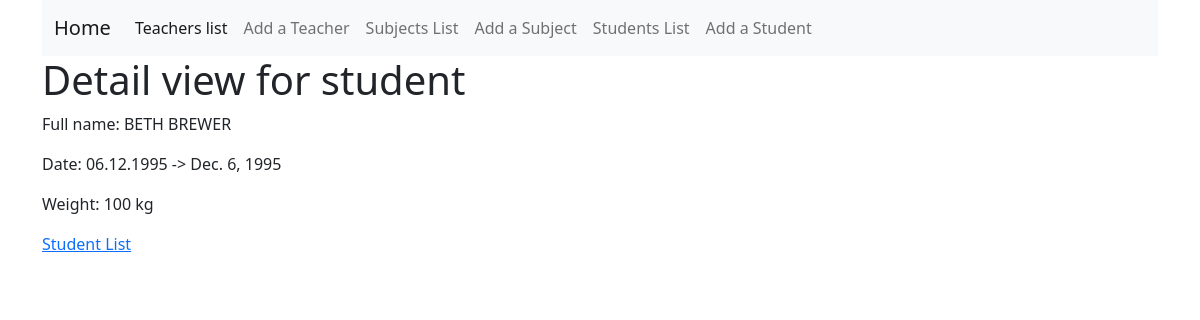
The page /first_app/student_detail/36 on the database its author committed.
### first_app/models.py (models this page shows)
class Student(models.Model):
    name = models.CharField(max_length=100)
    birth_date = models.DateField(null=True, blank=True)  # null: missing; blank: empty
    weight = models.IntegerField()

### first_app/views.py (the view)
# urls.py: path('student_detail/<int:pk>', views.StudentDetailView.as_view(), name='student_detail'),
class StudentDetailView(DetailView):
    model = Student

### first_app/templates/first_app/student_detail.html
{% extends 'base.html' %}
{% block content %}
	<h1>Detail view for student</h1>
    <div>
        <p>Full name: {{ student.name|upper }}</p>
        <p>Date: {{ student.birth_date|date:'d.m.Y' }} -> {{ student.birth_date }}</p>
        <p>Weight: {{ student.weight }} kg</p>
    </div>
    <p><a href="/first_app/student_list">Student List</a></p>
{% endblock %}

### rows shown on the page
Student: name "BETH BREWER", birth_date "06.12.1995", birth_date "Dec. 6, 1995", weight "100"
